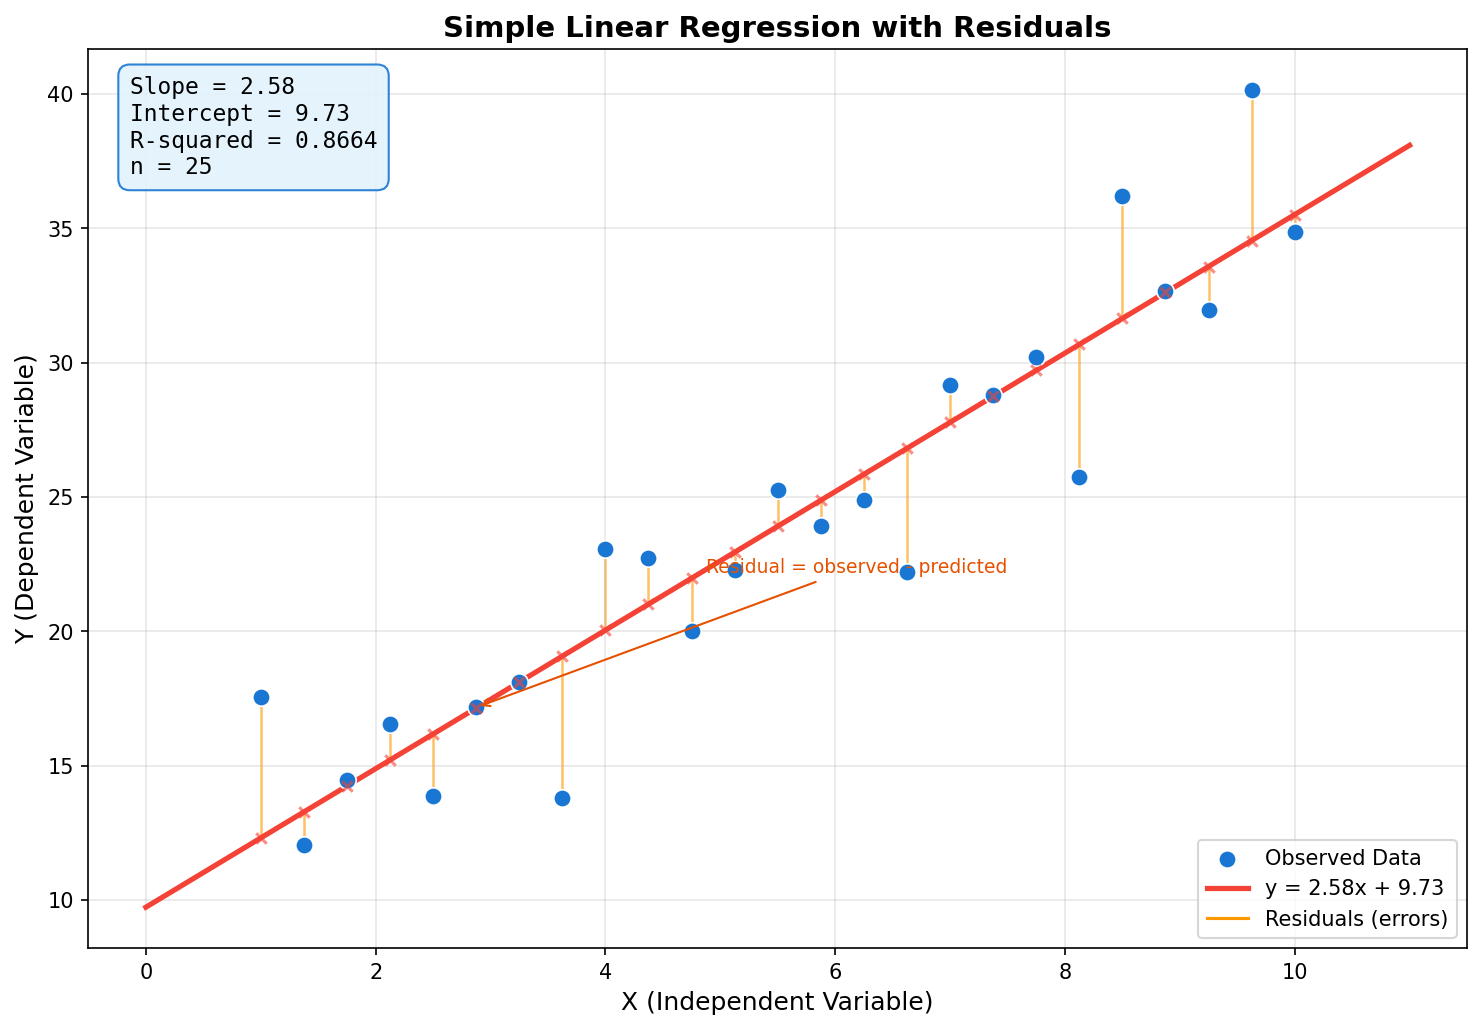

Here is the Python script that generated this plot:
"""
Week 45 - Simple Linear Regression
====================================
Demonstrates linear regression with:
  - Scatter plot of data points
  - Best-fit regression line
  - Residual lines from each point to the regression line
  - R-squared value displayed
Output: week45_regression.png
"""

import matplotlib.pyplot as plt
import numpy as np
import os

# ---------------------------------------------------------------------------
# Generate synthetic data: y = 2.5x + 10 + noise
# ---------------------------------------------------------------------------
np.random.seed(7)
n = 25
x = np.linspace(1, 10, n)
true_slope = 2.5
true_intercept = 10
noise = np.random.normal(0, 3, n)
y = true_intercept + true_slope * x + noise

# ---------------------------------------------------------------------------
# Fit linear regression
# ---------------------------------------------------------------------------
coeffs = np.polyfit(x, y, 1)
slope = coeffs[0]
intercept = coeffs[1]
y_pred = slope * x + intercept

# R-squared
ss_res = np.sum((y - y_pred) ** 2)
ss_tot = np.sum((y - np.mean(y)) ** 2)
r_squared = 1 - ss_res / ss_tot

# Regression line for plotting
x_line = np.linspace(0, 11, 100)
y_line = slope * x_line + intercept

# ---------------------------------------------------------------------------
# Plot
# ---------------------------------------------------------------------------
fig, ax = plt.subplots(figsize=(10, 7))

# Residual lines (point to regression line)
for xi, yi, yp in zip(x, y, y_pred):
    ax.plot([xi, xi], [yi, yp], color="#FF9800", linewidth=1.2, alpha=0.6, zorder=1)

# Data points
ax.scatter(x, y, color="#1976D2", s=70, edgecolors="white", linewidth=0.8,
           zorder=3, label="Observed Data")

# Regression line
ax.plot(x_line, y_line, color="#F44336", linewidth=2.5, zorder=2,
        label=f"y = {slope:.2f}x + {intercept:.2f}")

# Predicted points on the line
ax.scatter(x, y_pred, color="#F44336", s=25, marker="x", zorder=3, alpha=0.6)

# Stats box
props = dict(boxstyle="round,pad=0.5", facecolor="#E3F2FD", edgecolor="#1976D2", alpha=0.9)
stats_text = (f"Slope = {slope:.2f}\n"
              f"Intercept = {intercept:.2f}\n"
              f"R-squared = {r_squared:.4f}\n"
              f"n = {n}")
ax.text(0.03, 0.97, stats_text, transform=ax.transAxes,
        fontsize=11, verticalalignment="top", bbox=props, family="monospace")

# Residual legend entry (dummy for label)
ax.plot([], [], color="#FF9800", linewidth=1.5, label="Residuals (errors)")

# Annotations
ax.annotate("Residual = observed - predicted",
            xy=(x[5], (y[5] + y_pred[5]) / 2),
            xytext=(x[5] + 2, y[5] + 5),
            fontsize=9, color="#E65100",
            arrowprops=dict(arrowstyle="->", color="#E65100"))

# Formatting
ax.set_xlabel("X (Independent Variable)", fontsize=12)
ax.set_ylabel("Y (Dependent Variable)", fontsize=12)
ax.set_title("Simple Linear Regression with Residuals",
             fontsize=14, fontweight="bold")
ax.legend(fontsize=10, loc="lower right")
ax.grid(True, alpha=0.3)
ax.set_xlim(-0.5, 11.5)

plt.tight_layout()

# Save output
output_path = os.path.join(os.path.dirname(__file__), "week45_regression.png")
plt.savefig(output_path, dpi=150, bbox_inches="tight")
plt.close()
print(f"Saved: {output_path}")
